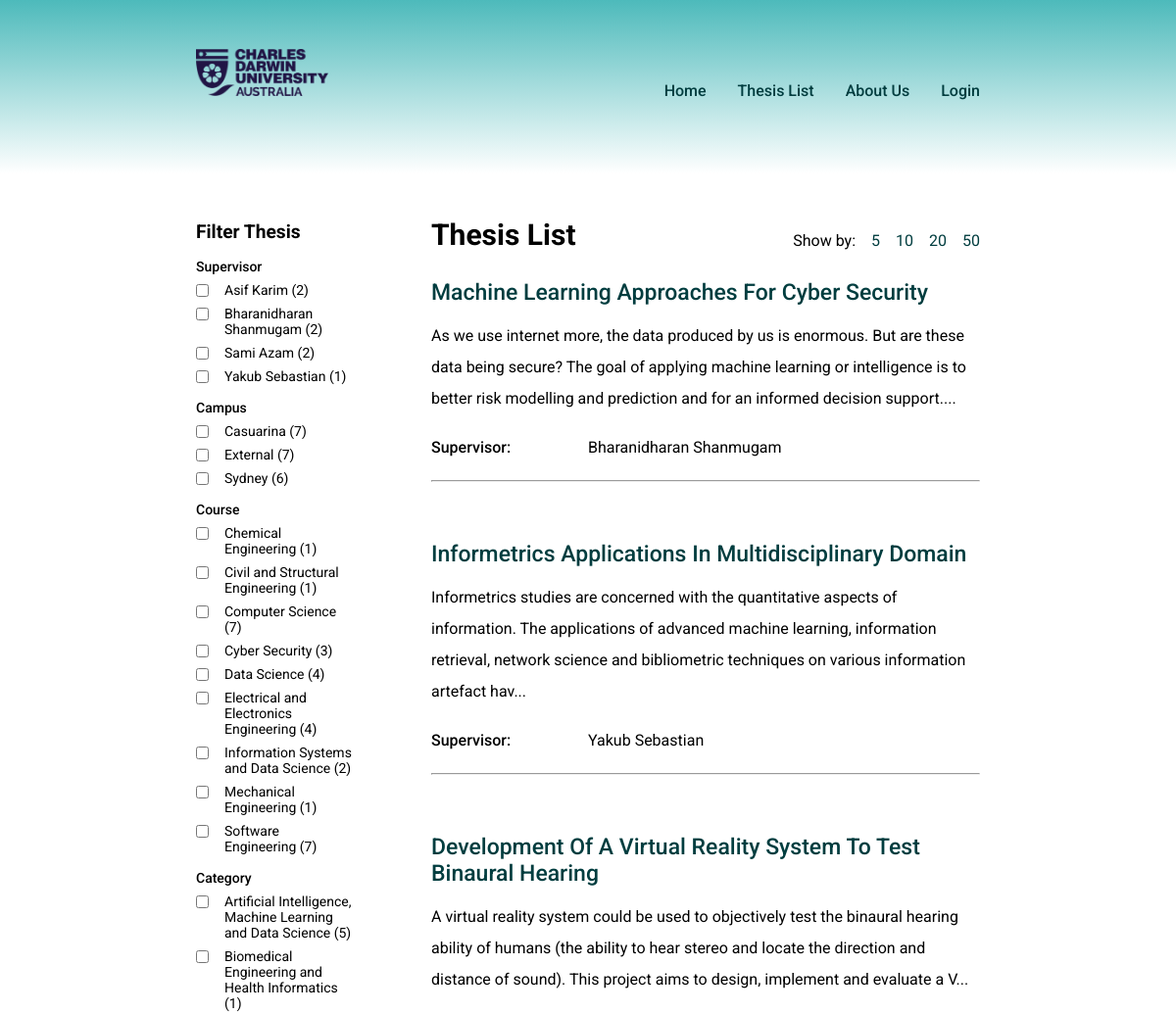
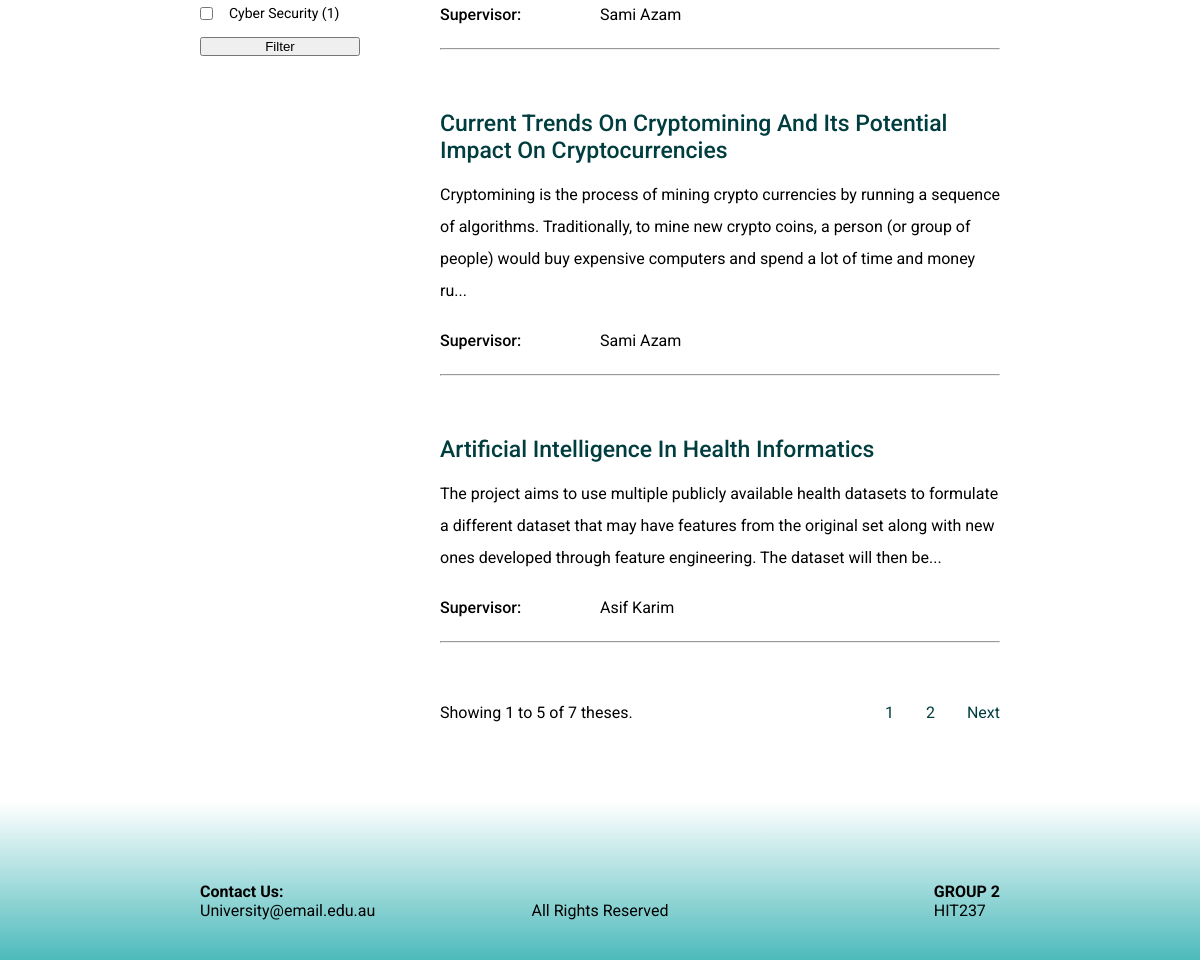
The app's page /thesis/ with its own data (2 pictures, top to bottom).
### main/models.py (models this page shows, shortened)
class Supervisor(models.Model):
    SUPERVISOR_CHOICES = [
        ('Bharanidharan Shanmugam', 'Bharanidharan Shanmugam'),
        ('Yakub Sebastian', 'Yakub Sebastian'),
        ('Sami Azam', 'Sami Azam'),
        ('Asif Karim', 'Asif Karim'),
    ]
    supervisor = models.CharField(
        max_length=50,
        choices=SUPERVISOR_CHOICES,
        verbose_name='Supervisor Name',
        primary_key=True,
    )
    def __str__(self):
        return self.supervisor

class Campus(models.Model):
    CAMPUS_CHOICES = [
        ('Casuarina', 'Casuarina'),
        ('Sydney', 'Sydney'),
        ('External', 'External'),
    ]
    campus = models.CharField(
        max_length=20,
        choices=CAMPUS_CHOICES,
        verbose_name='Campus Name',
        primary_key=True,
    )

class Course(models.Model):
    COURSE_CHOICES = [
        ('Chemical Engineering', 'Chemical Engineering'),
        ('Civil and Structural Engineering', 'Civil and Structural Engineering'),
        ('Electrical and Electronics Engineering', 'Electrical and Electronics Engineering'),
        ('Mechanical Engineering', 'Mechanical Engineering'),
        ('Computer Science', 'Computer Science'),
        ('Cyber Security', 'Cyber Security'),
        ('Data Science', 'Data Science'),
        ('Information Systems and Data Science', 'Information Systems and Data Science'),
        ('Software Engineering', 'Software Engineering'),
    ]
    course = models.CharField(
        max_length=50,
        choices=COURSE_CHOICES,
        verbose_name='Course Name',
        primary_key=True,
    )

class Category(models.Model):
    CATEGORY_CHOICES = [
        ('Artificial Intelligence, Machine Learning and Data Science', 'Artificial Intelligence, Machine Learning and Data Science'),
        ('Biomedical Engineering and Health Informatics', 'Biomedical Engineering and Health Informatics'),
        ('Cyber Security', 'Cyber Security'),
    ]
    category = models.CharField(
        max_length=100,
        choices=CATEGORY_CHOICES,
        verbose_name='Category Name',
        primary_key=True,
    )

class Thesis(models.Model):
    topic_number = models.IntegerField(
        validators=[
            MinValueValidator(0),
            MaxValueValidator(1000),
        ],
        verbose_name='Thesis Number',
        primary_key=True,
    )
    title = models.CharField(max_length=100, verbose_name='Thesis Title',)
    description = models.TextField(verbose_name='Thesis Description')
    category = models.ForeignKey(Category, on_delete=models.PROTECT, verbose_name='Category Name')
    supervisor = models.ForeignKey(Supervisor, on_delete= models.PROTECT, verbose_name='Supervisor Name')
    course = models.ManyToManyField(Course, verbose_name='Course Name')
    campus = models.ManyToManyField(Campus, verbose_name='Campus Name',)
    date_created = models.DateTimeField(auto_now_add=True, verbose_name = 'Date Created')
    last_edited = models.DateTimeField(auto_now=True, verbose_name = 'Date Edited')
    group_taker_limit = models.IntegerField(
        validators=[
            MinValueValidator(0),
            MaxValueValidator(20),
        ],
        verbose_name='Number Limit of group takers',
        null = True
    )

### main/views.py (the view, shortened to what this page needs)
# urls.py: path('thesis/', views.thesis_list, name= 'thesis_list'),
def thesis_list(request):
    theses = Thesis.objects.order_by('topic_number')
    supervisor_list = []
    campus_list = []
    course_list = []
    category_list = []
    new_description = {}
    for thesis in theses:
        campus_list_specific = []
        course_list_specific = []
        supervisor_list.append(thesis.supervisor)
        for campus in thesis.campus.all():
            campus_list_specific.append(campus)
        campus_list.append(campus_list_specific)
        for course in thesis.course.all():
            course_list_specific.append(course)
        course_list.append(course_list_specific)
        category_list.append(thesis.category)
        description = thesis.description
        word_count = description.split()
        if len(description) > 230:
            description = ''.join(description[:230])
            punctuation = ['.', ',', '/', ';', ':', ' ']
            if description[-1] in punctuation:
                description = description[:-1] + '...'
            else:
                description = description + '...'
            new_description[thesis.topic_number] = description
    supervisor_names = [supervisor.supervisor for supervisor in supervisor_list]
    campus_names = [campus.campus for sublist in campus_list for campus in sublist]
    course_names = [course.course for sublist in course_list for course in sublist]
    category_names = [category.category for category in category_list]
    supervisor_count = {}
    campus_count = {}
    course_count = {}
    category_count = {}
    for supervisor in sorted(list(set(supervisor_names))):
        supervisor_count[supervisor] = supervisor_names.count(supervisor)
    for campus in sorted(list(set(campus_names))):
        campus_count[campus] = campus_names.count(campus)
    for course in sorted(list(set(course_names))):
        course_count[course] = course_names.count(course)
    for category in sorted(list(set(category_names))):
        category_count[category] = category_names.count(category)
    selected_supervisor = request.GET.getlist('supervisor')
    selected_campus = request.GET.getlist('campus')
    selected_course = request.GET.getlist('course')
    selected_category = request.GET.getlist('category')
    filter_supervisor = ''
    filter_campus = ''
    filter_course= ''
    filter_category=''
    if selected_campus:
        theses = Thesis.objects.filter(campus__in = selected_campus).order_by('topic_number')
        filter_campus = '&'.join([f'&campus={campus}' for campus in selected_campus])
    if selected_course:
        theses = Thesis.objects.filter(course__in = selected_course).order_by('topic_number')
        filter_course = '&'.join([f'&course={course}' for course in selected_course])
    if selected_category:
        theses = Thesis.objects.filter(category__in = selected_category).order_by('topic_number')
        filter_category = '&'.join([f'&category={category}' for category in selected_category])
    items_per_page = int(request.GET.get('items_per_page', 5))
    page = Paginator(theses, items_per_page)
    page_number = request.GET.get("page")
    page_obj = page.get_page(page_number)
    total_pages = range(1, page.num_pages + 1)
    start_num = (page_obj.number - 1) * items_per_page + 1
    end_num = min(start_num + items_per_page - 1, page_obj.paginator.count)
    total_theses = len(theses)
    context = {
        'page_obj': page_obj, # contains various data about the current page
        'total_pages': total_pages,
        'start_num': start_num, # starting number of the thesis in the page
        'end_num': end_num,
        'total_theses': total_theses,
        'items_per_page': items_per_page,
        'supervisor_list': supervisor_count,
        'campus_list': campus_count,
        'course_list': course_count,
        'category_list': category_count,
        'selected_supervisor': selected_supervisor,
        'selected_campus': selected_campus,
        'selected_course': selected_course,
        'selected_category': selected_category,
        'filter_supervisor': filter_supervisor,
        'filter_campus': filter_campus,
        'filter_course': filter_course,
        'filter_category': filter_category,
        'new_description': new_description,
    }
    return render(request, 'main/thesis_list.html', context)

### main/templates/main/thesis_list.html (shortened to what this page needs)
{% extends "main/base.html" %}
{% block main_body %}
    <div class="thesis-main-body">
        <div class="left-side">
            <form action="" method="get">
                <legend class="filter">Filter Thesis</legend>
                <div class="supervisor-filter">
                    <p class="filter-type">Supervisor</p>
                    {% for supervisor, count in supervisor_list.items %}
                        <div class="option">
                            <input class='filter-option' type="checkbox" name="supervisor" id="{{ supervisor }}" value="{{ supervisor }}"
                                {% if supervisor in selected_supervisor %} checked {% endif %}>
                            <label for="{{ supervisor }}">{{ supervisor }}  ({{ count }})</label>
                        </div>
                    {% endfor %}
                </div>
                <div class="campus-filter">
                    <p class="filter-type">Campus</p>
                    {% for campus, count in campus_list.items %}
                        <div class="option">
                            <input class='filter-option' type="checkbox" name="campus" id="{{ campus }}" value="{{ campus }}"
                                {% if campus in selected_campus %} checked {% endif %}>
                            <label for="{{ campus }}">{{ campus }}  ({{ count }})</label>
                        </div>
                    {% endfor %}
                </div>
                <div class="course-filter">
                    <p class="filter-type">Course</p>
                    {% for course, count in course_list.items %}
                        <div class="option">
                            <input class='filter-option' type="checkbox" name="course" id="{{ course }}" value="{{ course }}"
                                {% if course in selected_course %} checked {% endif %}>
                            <label for="{{ course }}">{{ course }}  ({{count}})</label>
                        </div>
                    {% endfor %}
                </div>
                <div class="category-filter">
                    <p class="filter-type">Category</p>
                    {% for category, count in category_list.items %}
                        <div class="option">
                            {% if category == "Cyber Security" %}
                                <input class='filter-option' type="checkbox" name="category" id="CyberSecutity-2" value="{{ category }}"
                                    {% if category in selected_category %} checked  {% endif %}>
                                <label for="CyberSecutity-2">{{ category }}  ({{count}})</label>
                            {% else %}
                                <input class='filter-option' type="checkbox" name="category" id="{{ category }}" value="{{ category }}"
                                    {% if category in selected_category %} checked  {% endif %}>
                                <label for="{{ category }}">{{ category }}  ({{count}})</label>
                            {% endif %}
                        </div>
                    {% endfor %}
                </div>
                <button class='filter-submit' type="submit">Filter</button>
            </form>
        </div>
        <div class="right-side">
            <div class='main-body-header'>
                <h2 class="thesis_title">Thesis List</h2>
                <div class='per_page'>
                    <p>Show by:</p>
                    <a href="?items_per_page=5" {% if items_per_page == 5 %}class="active"{% endif %}>5</a>
                    <a href="?items_per_page=10" {% if items_per_page == 10 %}class="active"{% endif %}>10</a>
                    <a href="?items_per_page=20" {% if items_per_page == 20 %}class="active"{% endif %}>20</a>
                    <a href="?items_per_page=50" {% if items_per_page == 50 %}class="active"{% endif %}>50</a>
                </div>
            </div>
            <ul class ='all_theses'>
                {% for thesis in page_obj %}
                <li class='thesis_block'>
                    <h3><a href= "{% url 'thesis_details' topic_number=thesis.topic_number %}" >{{ thesis.title|title }}</a></h3>
                    {% for number, description in new_description.items %}
                        {% if thesis.topic_number == number %}
                            <p class='description'>{{ description }}</p>
                        {% endif %}
                    {% endfor %}
                    <div class = 'supervisor'>
                        <p class = 'more_info'>Supervisor:</p>
                        <p class='supervisor_name'> {{ thesis.supervisor }}</p>
                    </div>
                </li>
                <hr class="list-line">
                {% endfor %}
            </ul>
            <div class="thesis-pages">
                <p class='current'>Showing {{ start_num }} to {{ end_num }} of {{ total_theses }} theses.</p>
                <form class='quick-links' action="" method="get">
                    {% for total_pages in total_pages %}
                        <a href="?page={{ total_pages }}&items_per_page={{ items_per_page }}{{ filter_supervisor }}{{ filter_course }}{{ filter_category }}{{ filter_campus }}">{{ total_pages }}</a>
                    {% endfor %}
                    {% if page_obj.has_next %}
                        <a href="?page={{ page_obj.next_page_number }}&items_per_page={{ items_per_page }}{{ filter_supervisor }}{{ filter_course }}{{ filter_category }}{{ filter_campus }}">Next</a>
                    {% endif %}
                </form>
            </div>
        </div>
    </div>
{% endblock  %}

### main/static/styles.css (style rules this page uses)
:root { font-family: 'Roboto'; --primary-color: #4dbabb; --secondary-color: #e6e6e6; --font-primary: black; --font-secondary: rgb(0, 61, 63); }
body { min-height: 100vh; display: flex; flex-direction: column; justify-content: space-between; }
.supervisor, .courses, .campus, .topic_number, .description_container { display: flex; margin: 1.5rem 0; }
.list-line { margin-bottom: 60px; }
.main_body h2 { font-weight: bold; font-size: 30px; line-height: 1.5; }
.main_body h3 { font-weight: 500; font-size: 23px; margin-bottom: 15px; }
.description { line-height: 2; color: var(--font-primary); }
.more_info { font-weight: 500; width: 10rem; color: var(--font-primary); flex-shrink: 0; }

### records on screen
Supervisor: supervisor_list "Asif Karim"
Supervisor: supervisor_list "Bharanidharan Shanmugam"
Supervisor: supervisor_list "Sami Azam"
Supervisor: supervisor_list "Yakub Sebastian"
Campus: campus_list "Casuarina"
Campus: campus_list "External"
Campus: campus_list "Sydney"
Course: course_list "Chemical Engineering"
Course: course_list "Civil and Structural Engineering"
Course: course_list "Computer Science"
Course: course_list "Cyber Security"
Course: course_list "Data Science"
Course: course_list "Electrical and Electronics Engineering"
Course: course_list "Information Systems and Data Science"
Course: course_list "Mechanical Engineering"
Course: course_list "Software Engineering"
Category: category_list "Artificial Intelligence, Machine Learning and Data Science"
Category: category_list "Biomedical Engineering and Health Informatics"
Category: category_list "Cyber Security"
Thesis: title "Machine Learning Approaches For Cyber Security", new_description "As we use internet more, the data produced by us is enormous. But are these data being secure? The goal of applying machine learning or intelligence is to better risk modelling and prediction and for an informed decision support....", supervisor "Bharanidharan Shanmugam"
Thesis: title "Informetrics Applications In Multidisciplinary Domain", new_description "Informetrics studies are concerned with the quantitative aspects of information. The applications of advanced machine learning, information retrieval, network science and bibliometric techniques on various information artefact hav...", supervisor "Yakub Sebastian"
Thesis: title "Development Of A Virtual Reality System To Test Binaural Hearing", new_description "A virtual reality system could be used to objectively test the binaural hearing ability of humans (the ability to hear stereo and locate the direction and distance of sound). This project aims to design, implement and evaluate a V...", supervisor "Sami Azam"
Thesis: title "Current Trends On Cryptomining And Its Potential Impact On Cryptocurrencies", new_description "Cryptomining is the process of mining crypto currencies by running a sequence of algorithms. Traditionally, to mine new crypto coins, a person (or group of people) would buy expensive computers and spend a lot of time and money ru...", supervisor "Sami Azam"
Thesis: title "Artificial Intelligence In Health Informatics", new_description "The project aims to use multiple publicly available health datasets to formulate a different dataset that may have features from the original set along with new ones developed through feature engineering. The dataset will then be...", supervisor "Asif Karim"

### other values on screen
{{ count }} "2" "2" "2" "1"
{{ count }} "7" "7" "6"
{{ count }} "1" "1" "7" "3" "4" "4" "2" "1" "7"
{{ count }} "5" "1"
{{ count }} "1"
{{ start_num }} "1"
{{ end_num }} "5"
{{ total_theses }} "7"
{{ total_pages }} "1" "2"
